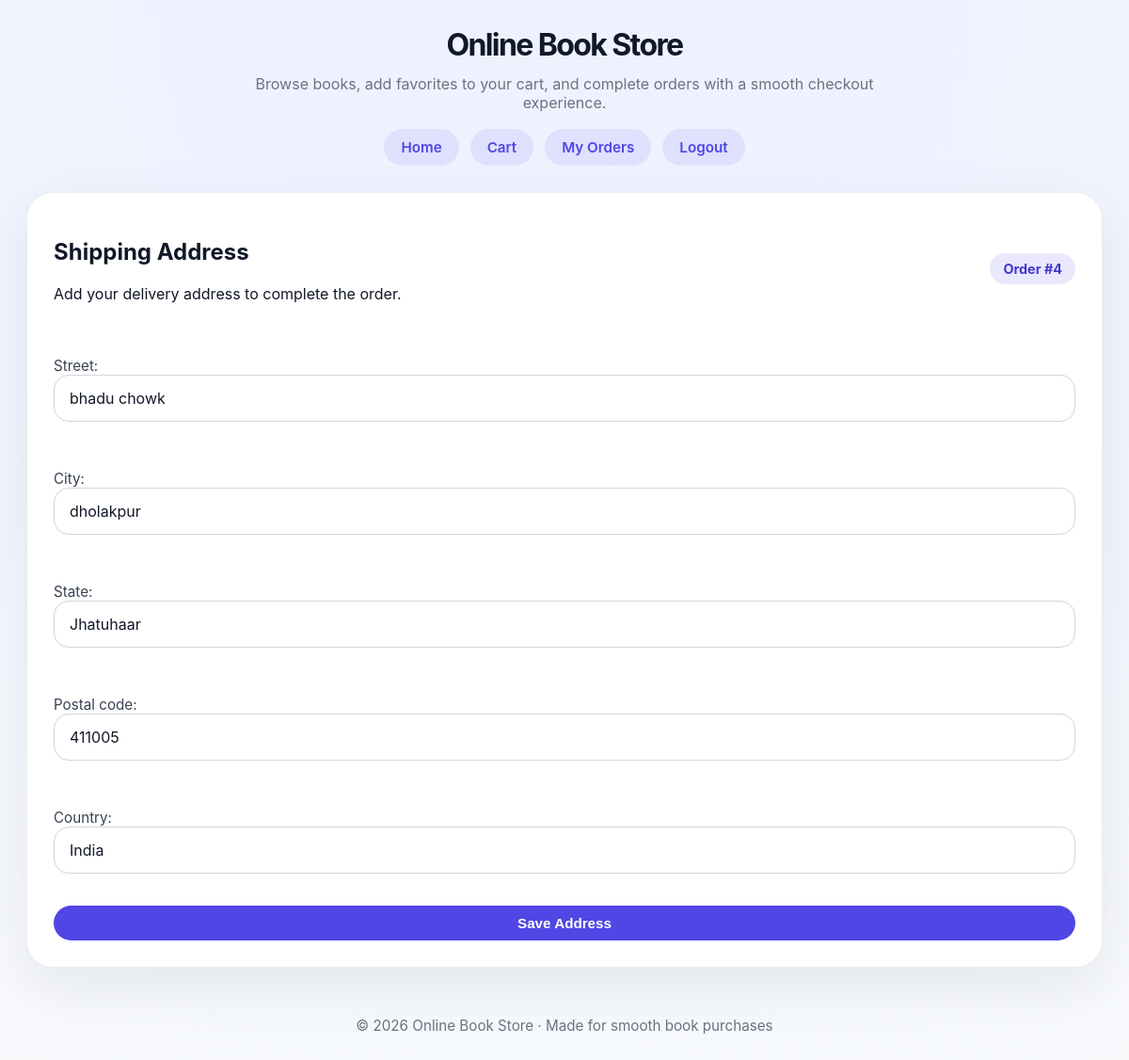
The app's page /order/4/address/ (signed in) with its own data.
### libr/models.py (models this page shows, shortened)
class Order(models.Model):
    user = models.ForeignKey(User, on_delete=models.CASCADE, related_name='orders')
    created_at = models.DateTimeField(auto_now_add=True)
    total_price = models.DecimalField(max_digits=10, decimal_places=2, default=0)

class Address(models.Model):
    user = models.ForeignKey(User, on_delete=models.CASCADE, related_name='addresses')
    order = models.OneToOneField(Order, on_delete=models.CASCADE, related_name='shipping_address')
    street = models.CharField(max_length=255)
    city = models.CharField(max_length=120)
    state = models.CharField(max_length=120)
    postal_code = models.CharField(max_length=20)
    country = models.CharField(max_length=120, default='India')
    created_at = models.DateTimeField(auto_now_add=True)

### libr/views.py (the view, shortened to what this page needs)
# urls.py: path('order/<int:order_id>/address/', views.add_address, name='add_address'),
@login_required
def add_address(request, order_id):
    order = get_object_or_404(Order, id=order_id, user=request.user)
    address_instance = getattr(order, 'shipping_address', None)
    form = AddressForm(request.POST or None, instance=address_instance)
    return render(request, 'address_form.html', {'form': form, 'order': order})

### libr/forms.py
class AddressForm(forms.ModelForm):
    class Meta:
        model = Address
        fields = ['street', 'city', 'state', 'postal_code', 'country']
        widgets = {
            'street': forms.TextInput(attrs={'placeholder': 'Street address'}),
            'city': forms.TextInput(attrs={'placeholder': 'City'}),
            'state': forms.TextInput(attrs={'placeholder': 'State / Province'}),
            'postal_code': forms.TextInput(attrs={'placeholder': 'Postal code'}),
            'country': forms.TextInput(attrs={'placeholder': 'Country'}),
        }

### templates/address_form.html (shortened to what this page needs)
{% extends 'base.html' %}
{% block content %}
<div class="card">
    <div class="section-header">
        <div>
            <h2 class="page-title">Shipping Address</h2>
            <p class="muted">Add your delivery address to complete the order.</p>
        </div>
        <span class="badge">Order #{{ order.id }}</span>
    </div>
    <form method="POST" class="form-card">
        {{ form.as_p }}
        <button class="btn btn-primary" type="submit">Save Address</button>
    </form>
</div>
{% endblock %}

### static/css/styles.css (style rules this page uses)
:root { --bg: #eff3ff; --surface: #ffffff; --primary: #4f46e5; --primary-dark: #4338ca; --accent: #2563eb; --text: #111827; --muted: #6b7280; --card: rgba(255,255,255,0.95); --border: #d1d5db; --shadow: 0 20px 60px rgba(15,23,42,0.08); }
* { box-sizing: border-box; }
body { margin: 0; font-family: Inter, system-ui, -apple-system, BlinkMacSystemFont, 'Segoe UI', sans-serif; background: radial-gradient(circle at top, #eef2ff 0%, var(--bg) 35%, #f8fafc 100%); color: var(--text); min-height: 100vh; }
.nav-link, .btn { display: inline-flex; align-items: center; justify-content: center; padding: 10px 18px; border-radius: 999px; text-decoration: none; font-size: 0.95rem; font-weight: 600; transition: transform 0.2s ease, box-shadow 0.2s ease, background 0.2s ease; }
.btn-primary { background: var(--primary); color: white; }
.card { background: var(--card); border: 1px solid rgba(148,163,184,0.2); border-radius: 28px; box-shadow: var(--shadow); padding: 28px; margin-bottom: 24px; }
.section-header { display: flex; flex-wrap: wrap; justify-content: space-between; align-items: center; gap: 18px; margin-bottom: 24px; }
.form-card { display: grid; gap: 18px; }
label { font-size: 0.95rem; color: #374151; }
input[type='text'], input[type='password'], input[type='number'], textarea { width: 100%; padding: 14px 16px; border: 1px solid #d1d5db; border-radius: 16px; background: #ffffff; font: inherit; color: var(--text); }
button { border: none; cursor: pointer; }
.badge { display: inline-flex; gap: 6px; padding: 8px 14px; border-radius: 999px; background: rgba(79,70,229,0.12); color: var(--primary-dark); font-size: 0.9rem; font-weight: 700; }

### records on screen
Order: id "4"
Address: street "bhadu chowk", city "dholakpur", state "Jhatuhaar", postal_code "411005", country "India"

### other values on screen
{{ current_year }} "2026"
